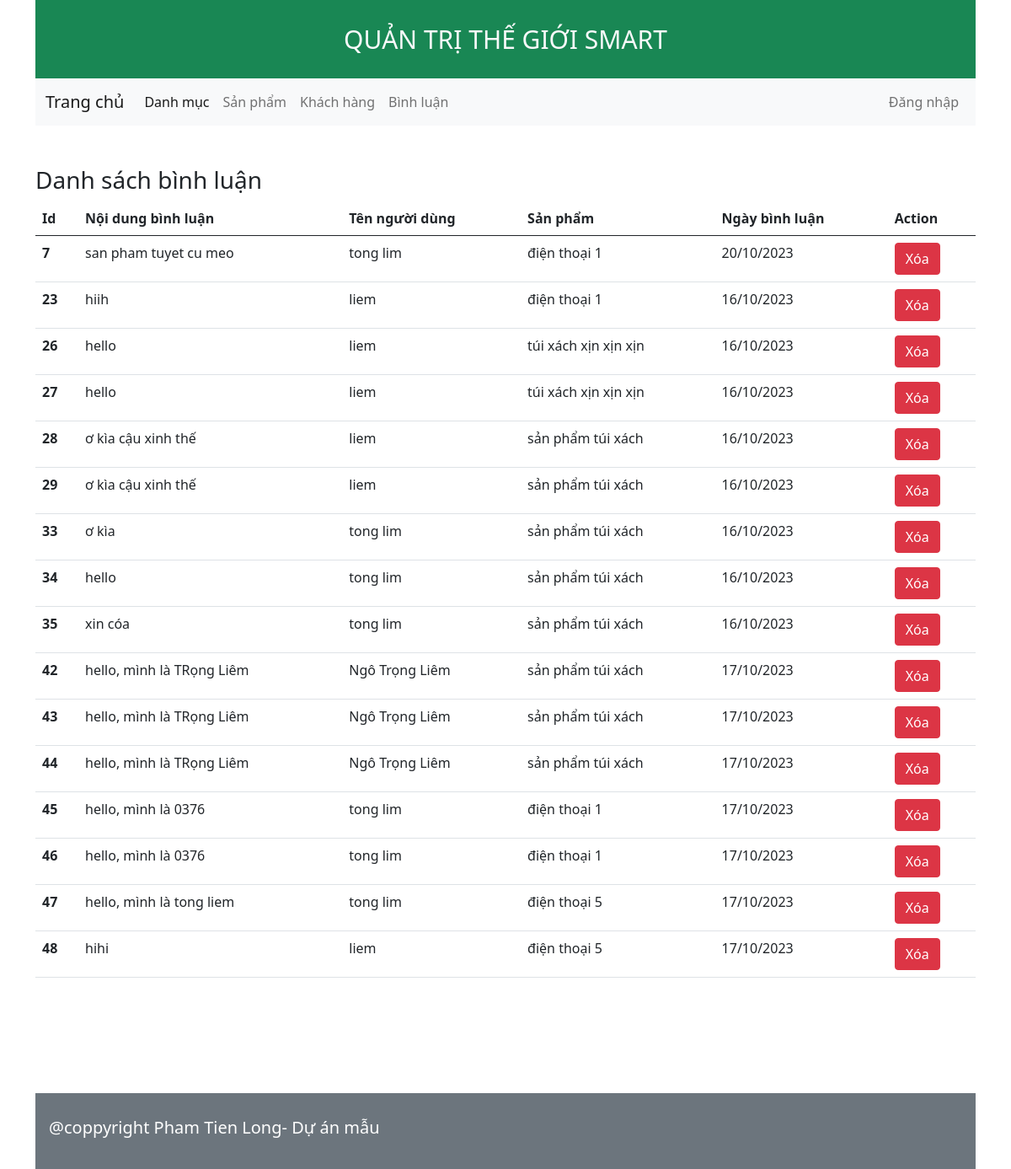
The app's page /admin/index.php?act=binhluan with its own data.
### tables this page shows
CREATE TABLE `binhluan` (
  `id` int(10) NOT NULL,
  `noidung` varchar(255) NOT NULL,
  `iduser` int(10) NOT NULL,
  `idpro` int(10) NOT NULL,
  `ngaybinhluan` date DEFAULT NULL
);

CREATE TABLE `taikhoan` (
  `id` int(11) NOT NULL,
  `user` varchar(50) NOT NULL,
  `pass` varchar(50) NOT NULL,
  `email` varchar(255) NOT NULL,
  `address` varchar(255) DEFAULT NULL,
  `tel` varchar(20) DEFAULT NULL,
  `role` int(11) NOT NULL DEFAULT 0
);

CREATE TABLE `sanpham` (
  `id` int(11) NOT NULL,
  `name` varchar(255) NOT NULL,
  `price` int(11) NOT NULL DEFAULT 0,
  `discount` int(11) NOT NULL DEFAULT 0,
  `image` varchar(255) NOT NULL,
  `mota` text NOT NULL,
  `luotxem` int(11) NOT NULL DEFAULT 0,
  `id_dm` int(11) NOT NULL
);

### model/pdo.php (called while the page is built, shortened)
<?php
function pdo_get_connection(){
    $servername = "localhost";
    $username = "root";
    $password = "";
    try {
        $conn = new PDO("mysql:host=$servername;dbname=duanmau2023", $username, $password);
        $conn->setAttribute(PDO::ATTR_ERRMODE, PDO::ERRMODE_EXCEPTION);
        return $conn;
    } catch(PDOException $e) {
        echo "Connection failed: " . $e->getMessage();
    }
}
function pdo_query($sql){
    $sql_args=array_slice(func_get_args(),1);
    try{
        $conn=pdo_get_connection();
        $stmt=$conn->prepare($sql);
        $stmt->execute($sql_args);
        $rows=$stmt->fetchAll();
        return $rows;
    }
    catch(PDOException $e){
        throw $e;
    }
    finally{
        unset($conn);
    }
}
?>

### model/binhluan.php (called while the page is built, shortened)
<?php
    function list_binhluan(){
        $sql = "
            SELECT binhluan.id , binhluan.noidung, taikhoan.user, sanpham.name, binhluan.ngaybinhluan
            from binhluan
            INNER JOIN taikhoan on binhluan.iduser = taikhoan.id
            INNER JOIN sanpham on binhluan.idpro = sanpham.id
        ";
        $result = pdo_query($sql);
        return $result;
    }
?>

### admin/binhluan/list-binhluan.php (the view, shortened to what this page needs)
<div class="container-fluild">
    <h3>Danh sách bình luận</h3>
    <table class="table">
        <thead>
            <tr>
                <th scope="col">Id</th>
                <th scope="col">Nội dung bình luận</th>
                <th scope="col">Tên người dùng</th>
                <th scope="col">Sản phẩm </th>
                <th scope="col">Ngày bình luận</th>
                <th scope="col">Action</th>
            </tr>
        </thead>
        <tbody>
                <?php
                    $list_binh_luan = list_binhluan();
                ?>
                <?php foreach($list_binh_luan as $value):
                    extract($value);
                ?>
                    <tr>
                        <th scope="col">
                            <?php echo $id?>
                        </th>
                        <td>
                            <?php echo $noidung?>
                        </td>
                        <td>
                            <?php echo $user?>
                        </td>
                        <td>
                            <?php echo $name?>
                        </td>
                        <td>
                            <?php echo date("d/m/Y", strtotime($ngaybinhluan))?>
                        </td>
                        <td>
                            <button class="btn btn-danger" data-bs-id="<?php echo $id?>" data-bs-toggle="modal"
                                data-bs-target="#modalDelete">
                                Xóa
                            </button>
                        </td>
                    </tr>
            <?php endforeach?>
        </tbody>
    </table>
</div>

### assets/css/admin.css (style rules this page uses)
* { margin: 0; padding: 0; box-sizing: border-box; }

### records on screen
binhluan: id "7", noidung "san pham tuyet cu meo", iduser.user "tong lim", idpro.name "điện thoại 1", ngaybinhluan "20/10/2023"
binhluan: id "23", noidung "hiih", iduser.user "liem", idpro.name "điện thoại 1", ngaybinhluan "16/10/2023"
binhluan: id "26", noidung "hello", iduser.user "liem", idpro.name "túi xách xịn xịn xịn", ngaybinhluan "16/10/2023"
binhluan: id "27", noidung "hello", iduser.user "liem", idpro.name "túi xách xịn xịn xịn", ngaybinhluan "16/10/2023"
binhluan: id "28", noidung "ơ kìa cậu xinh thế", iduser.user "liem", idpro.name "sản phẩm túi xách", ngaybinhluan "16/10/2023"
binhluan: id "29", noidung "ơ kìa cậu xinh thế", iduser.user "liem", idpro.name "sản phẩm túi xách", ngaybinhluan "16/10/2023"
binhluan: id "33", noidung "ơ kìa", iduser.user "tong lim", idpro.name "sản phẩm túi xách", ngaybinhluan "16/10/2023"
binhluan: id "34", noidung "hello", iduser.user "tong lim", idpro.name "sản phẩm túi xách", ngaybinhluan "16/10/2023"
binhluan: id "35", noidung "xin cóa", iduser.user "tong lim", idpro.name "sản phẩm túi xách", ngaybinhluan "16/10/2023"
binhluan: id "42", noidung "hello, mình là TRọng Liêm", iduser.user "Ngô Trọng Liêm", idpro.name "sản phẩm túi xách", ngaybinhluan "17/10/2023"
binhluan: id "43", noidung "hello, mình là TRọng Liêm", iduser.user "Ngô Trọng Liêm", idpro.name "sản phẩm túi xách", ngaybinhluan "17/10/2023"
binhluan: id "44", noidung "hello, mình là TRọng Liêm", iduser.user "Ngô Trọng Liêm", idpro.name "sản phẩm túi xách", ngaybinhluan "17/10/2023"
binhluan: id "45", noidung "hello, mình là 0376", iduser.user "tong lim", idpro.name "điện thoại 1", ngaybinhluan "17/10/2023"
binhluan: id "46", noidung "hello, mình là 0376", iduser.user "tong lim", idpro.name "điện thoại 1", ngaybinhluan "17/10/2023"
binhluan: id "47", noidung "hello, mình là tong liem", iduser.user "tong lim", idpro.name "điện thoại 5", ngaybinhluan "17/10/2023"
binhluan: id "48", noidung "hihi", iduser.user "liem", idpro.name "điện thoại 5", ngaybinhluan "17/10/2023"
